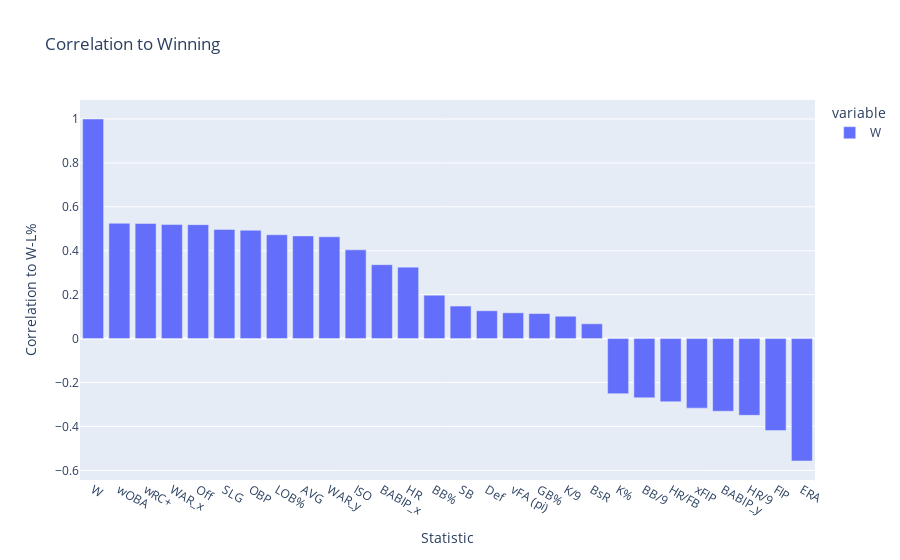

The notebook cell saved with this chart:
### Code cell
fig = px.bar(corr_to_win, title='Correlation to Winning')
# make y-axis invisible in plot
fig.update_yaxes(title = 'Correlation to W-L%', visible = True, showticklabels = True)
fig.update_xaxes(title = 'Statistic', visible = True, showticklabels = True)

fig

### Figure 1 — Plotly figure (JSON) as saved in the notebook; plotly's stock layout.template omitted (floating-point values rounded to 4 significant figures)
{"data": [{"alignmentgroup": "True", "hovertemplate": "variable=W<br>index=%{x}<br>value=%{y}<extra></extra>", "legendgroup": "W", "marker": {"color": "#636efa", "pattern": {"shape": ""}}, "name": "W", "offsetgroup": "W", "orientation": "v", "showlegend": true, "textposition": "auto", "type": "bar", "x": ["W", "wOBA", "wRC+", "WAR_x", "Off", "SLG", "OBP", "LOB%", "AVG", "WAR_y", "ISO", "BABIP_x", "HR", "BB%", "SB", "Def", "vFA (pi)", "GB%", "K/9", "BsR", "K%", "BB/9", "HR/FB", "xFIP", "BABIP_y", "HR/9", "FIP", "ERA"], "xaxis": "x", "y": [1, 0.5251, 0.5239, 0.5193, 0.5188, 0.4971, 0.4933, 0.4728, 0.4676, 0.4635, 0.4041, 0.3365, 0.3253, 0.1978, 0.1481, 0.1266, 0.1174, 0.1139, 0.1017, 0.06725, -0.251, -0.2696, -0.2877, -0.3168, -0.331, -0.3496, -0.4193, -0.5576], "yaxis": "y"}], "layout": {"barmode": "relative", "legend": {"title": {"text": "variable"}, "tracegroupgap": 0}, "title": {"text": "Correlation to Winning"}, "xaxis": {"anchor": "y", "domain": [0, 1], "showticklabels": true, "title": {"text": "Statistic"}, "visible": true}, "yaxis": {"anchor": "x", "domain": [0, 1], "showticklabels": true, "title": {"text": "Correlation to W-L%"}, "visible": true}}}
